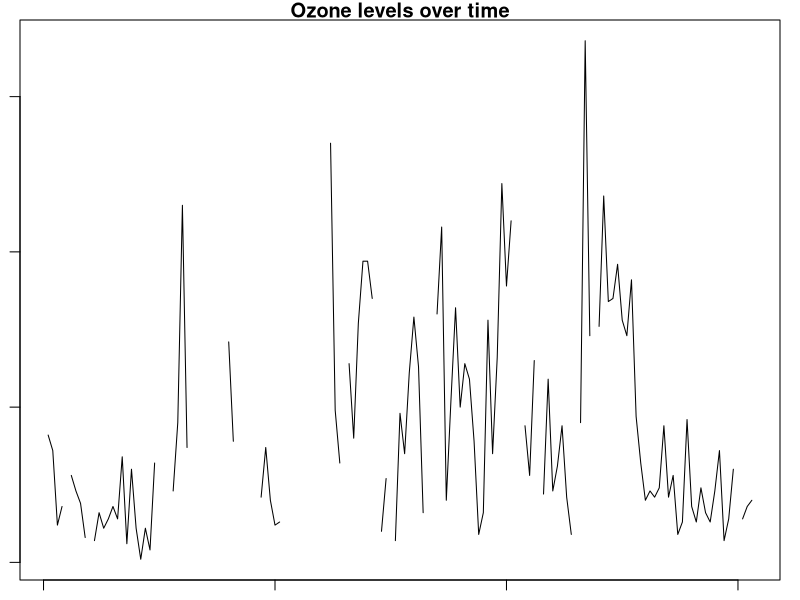
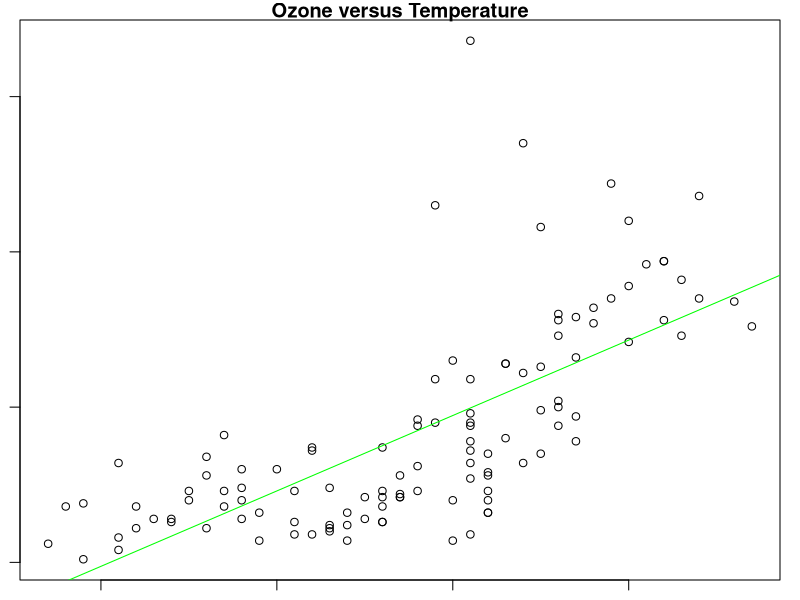
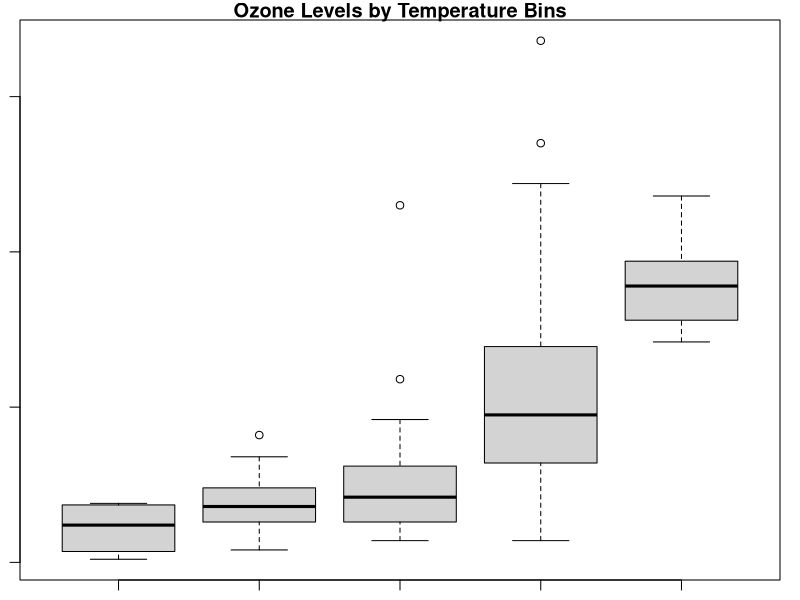

Write the R code that produced these figures, in order.
# i) Load the airquality dataset
data(airquality)

# ii) Display the first few rows
head(airquality)

# iii) Summary statistics
summary(airquality)

# iv) Display structure of the dataset
str(airquality)

# v) Adjust plot margins and plot Ozone levels over time
par("mar")
par(mar=c(1,1,1,1))
plot(airquality$Ozone, type = "l", main = "Ozone levels over time", xlab = "Time", ylab = "Ozone")

# vi) Remove rows with missing values
airquality_clean <- na.omit(airquality)

# vii) Display first few rows of cleaned dataset
head(airquality_clean)

# viii) Scatter plot of Ozone vs Temperature after removing missing values
clean_data <- na.omit(airquality[, c("Ozone", "Temp")])
plot(clean_data$Temp, clean_data$Ozone, main = "Ozone versus Temperature", xlab = "Temperature", ylab = "Ozone")

# a) Add regression line
abline(lm(Ozone ~ Temp, data = clean_data), col="green")

# b) Boxplot of Ozone levels for different temperature bins
airquality$TempBins <- cut(airquality$Temp, breaks = c(0, 60, 69, 79, 89, Inf), labels = c("<60", "60-69", "70-79", "80-89", "90+"))
boxplot(Ozone ~ TempBins, data = airquality, main = "Ozone Levels by Temperature Bins", xlab = "Temperature Bins", ylab = "Ozone")

